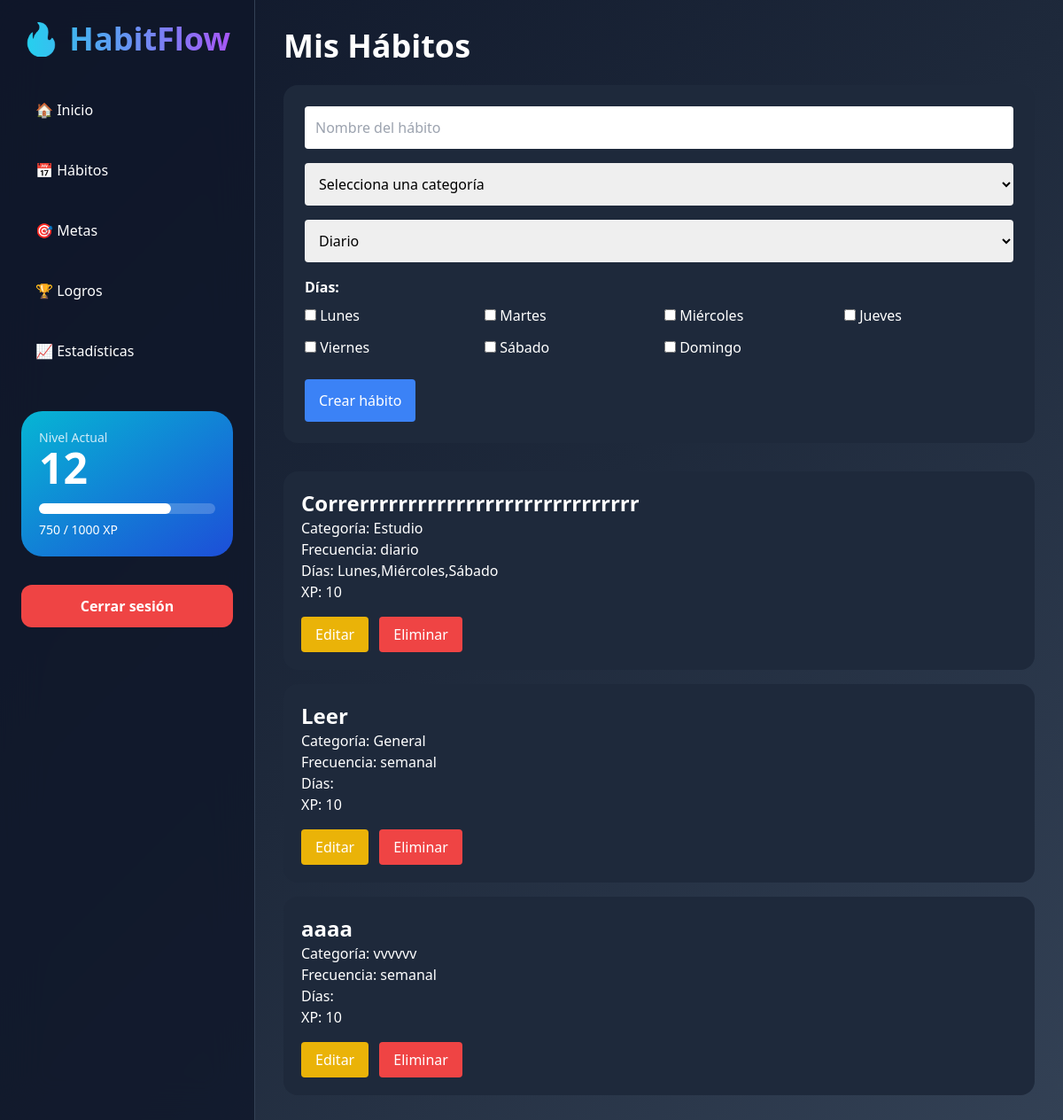
Page /habitos/ (signed in) on the earlier database version.
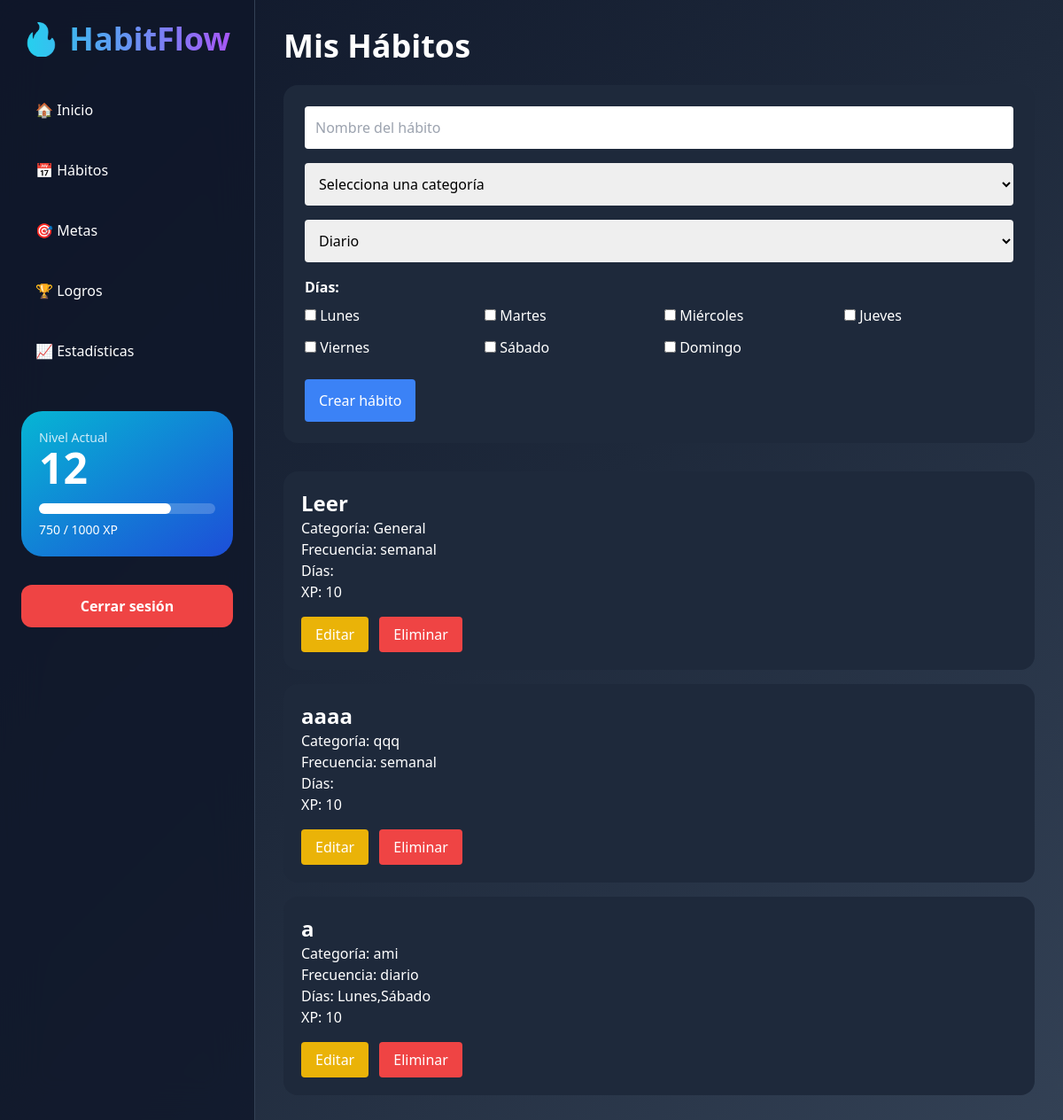
Same page on the later database version.
### habitos/models.py (models this page shows, shortened)
class Habito(models.Model):
    FRECUENCIAS = [
        ('diario', 'Diario'),
        ('semanal', 'Semanal'),
        ('mensual', 'Mensual'),
    ]
    usuario = models.ForeignKey(User, on_delete=models.CASCADE)
    nombre = models.CharField(max_length=100)
    categoria = models.CharField(max_length=50)
    frecuencia = models.CharField(max_length=20, choices=FRECUENCIAS, default='diario')
    dias = models.CharField(max_length=100, blank=True)
    xp = models.IntegerField(default=10)
    activo = models.BooleanField(default=True)

### habitos/views.py (the view, shortened to what this page needs)
# urls.py: path('habitos/', habitos, name='habitos'),
@login_required
def habitos(request):
    habitos_usuario = Habito.objects.filter(
        usuario=request.user,
        activo=True
    )
    return render(
        request,
        'habitos/index.html',
        {'habitos': habitos_usuario}
    )

### habitos/templates/habitos/index.html (shortened to what this page needs)
{% extends 'base.html' %}
{% block content %}
<h1 class="text-4xl font-bold mb-6">Mis Hábitos</h1>
<form method="POST" class="bg-slate-800 p-6 rounded-2xl mb-8">
    <input
        type="text"
        name="nombre"
        placeholder="Nombre del hábito"
        class="w-full p-3 rounded text-black mb-4"
        required
    >
    <select
        id="categoria_select"
        name="categoria_select"
        class="w-full p-3 rounded text-black mb-4"
        onchange="toggleCustomCategory()"
        required
    >
        <option value="" disabled selected>Selecciona una categoría</option>
    </select>
    <select
        name="frecuencia"
        class="w-full p-3 rounded text-black mb-4"
    >
        <option value="diario">Diario</option>
    </select>
    <p class="mb-2 font-bold">Días:</p>
    <div class="grid grid-cols-2 md:grid-cols-4 gap-3 mb-6">
        <label><input type="checkbox" name="dias" value="Lunes"> Lunes</label>
        <label><input type="checkbox" name="dias" value="Martes"> Martes</label>
        <label><input type="checkbox" name="dias" value="Miércoles"> Miércoles</label>
        <label><input type="checkbox" name="dias" value="Jueves"> Jueves</label>
        <label><input type="checkbox" name="dias" value="Viernes"> Viernes</label>
        <label><input type="checkbox" name="dias" value="Sábado"> Sábado</label>
        <label><input type="checkbox" name="dias" value="Domingo"> Domingo</label>
    </div>
    <button class="bg-blue-500 px-4 py-3 rounded">
        Crear hábito
    </button>
</form>
<div class="space-y-4">
    {% for habito in habitos %}
        <div class="bg-slate-800 p-5 rounded-2xl">
            <h2 class="text-2xl font-bold">
                {{ habito.nombre }}
            </h2>
            <p>Categoría: {{ habito.categoria }}</p>
            <p>Frecuencia: {{ habito.frecuencia }}</p>
            <p>Días: {{ habito.dias }}</p>
            <p>XP: {{ habito.xp }}</p>
            <div class="flex gap-3 mt-4">
                <a href="{% url 'editar_habito' habito.id %}"
                class="bg-yellow-500 px-4 py-2 rounded">
                    Editar
                </a>
                <a href="{% url 'eliminar_habito' habito.id %}"
                class="bg-red-500 px-4 py-2 rounded">
                    Eliminar
                </a>
            </div>
        </div>
    {% empty %}
        <p>No tienes hábitos todavía.</p>
    {% endfor %}
</div>
{% endblock %}

### templates/base.html (shortened to what this page needs)
<!DOCTYPE html>
<html lang="es">
<head>
<script src="https://cdn.tailwindcss.com"></script>
</head>
<body class="text-white">
<div class="flex min-h-screen">
    <aside class="w-72 bg-slate-900/80 backdrop-blur-xl border-r border-slate-700 p-6">
        <h1 class="text-4xl font-black mb-8 bg-gradient-to-r from-cyan-400 to-purple-500 bg-clip-text text-transparent">
        </h1>
        <div class="space-y-3">
            <a href="{% url 'inicio' %}" class="block p-4 rounded-2xl hover:bg-slate-700">🏠 Inicio</a>
            <a href="{% url 'habitos' %}" class="block p-4 rounded-2xl hover:bg-slate-700">📅 Hábitos</a>
            <a href="#" class="block p-4 rounded-2xl hover:bg-slate-700">🎯 Metas</a>
            <a href="#" class="block p-4 rounded-2xl hover:bg-slate-700">🏆 Logros</a>
            <a href="#" class="block p-4 rounded-2xl hover:bg-slate-700">📈 Estadísticas</a>
        </div>
        <div class="mt-10 bg-gradient-to-br from-cyan-500 to-blue-700 rounded-3xl p-5">
            <p class="text-sm opacity-80">Nivel Actual</p>
            <h2 class="text-5xl font-black">12</h2>
            <div class="mt-4 h-3 bg-white/20 rounded-full">
                <div class="h-3 w-3/4 bg-white rounded-full"></div>
            </div>
            <p class="mt-2 text-sm">750 / 1000 XP</p>
        </div>
        <a href="{% url 'logout' %}"
           class="block mt-8 bg-red-500 hover:bg-red-600 text-center p-3 rounded-xl font-bold">
            Cerrar sesión
        </a>
    </aside>
    <main class="flex-1 p-8">
        {% block content %}
        {% endblock %}
    </main>
</div>
</body>
</html>

### templates/base.html (style rules this page uses)
body { background:linear-gradient(135deg,#0f172a,#1e293b,#334155); }

Differences in the rows shown:
no longer on this page (row edited): Habito: nombre "Correrrrrrrrrrrrrrrrrrrrrrrrrrrrrr", categoria "Estudio", frecuencia "diario", dias "Lunes,Miércoles,Sábado", xp "10"
changed Habito "aaaa": categoria "vvvvvv" → "qqq"
added Habito: nombre "a", categoria "ami", frecuencia "diario", dias "Lunes,Sábado", xp "10"
